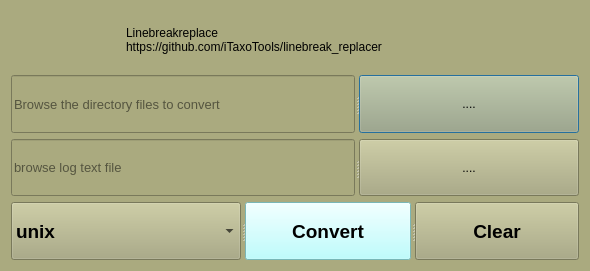
<?xml version="1.0" encoding="UTF-8"?>
<ui version="4.0">
 <class>Dialog</class>
 <widget class="QDialog" name="Dialog">
  <property name="geometry">
   <rect>
    <x>0</x>
    <y>0</y>
    <width>590</width>
    <height>271</height>
   </rect>
  </property>
  <property name="windowTitle">
   <string>linebreak_replacer</string>
  </property>
  <property name="windowIcon">
   <iconset>
    <normaloff>:/icons/linebreaker_icon_transparent.png</normaloff>:/icons/linebreaker_icon_transparent.png</iconset>
  </property>
  <property name="styleSheet">
   <string notr="true">background-color: rgb(170, 170, 127);</string>
  </property>
  <layout class="QHBoxLayout" name="horizontalLayout">
   <item>
    <layout class="QVBoxLayout" name="verticalLayout">
     <item>
      <layout class="QHBoxLayout" name="horizontalLayout_2">
       <property name="spacing">
        <number>15</number>
       </property>
       <property name="sizeConstraint">
        <enum>QLayout::SetMinimumSize</enum>
       </property>
       <item>
        <widget class="QLabel" name="label_3">
         <property name="maximumSize">
          <size>
           <width>100</width>
           <height>80</height>
          </size>
         </property>
         <property name="text">
          <string/>
         </property>
         <property name="pixmap">
          <pixmap resource="../photo.qrc">:/icon/icon/copy_21mm.png</pixmap>
         </property>
         <property name="scaledContents">
          <bool>true</bool>
         </property>
         <property name="wordWrap">
          <bool>true</bool>
         </property>
        </widget>
       </item>
       <item>
        <widget class="QLabel" name="label_4">
         <property name="maximumSize">
          <size>
           <width>16777215</width>
           <height>60</height>
          </size>
         </property>
         <property name="text">
          <string>Linebreakreplace 
https://github.com/iTaxoTools/linebreak_replacer</string>
         </property>
        </widget>
       </item>
      </layout>
     </item>
     <item>
      <widget class="QSplitter" name="splitter">
       <property name="orientation">
        <enum>Qt::Horizontal</enum>
       </property>
       <widget class="QLineEdit" name="lineEdit">
        <property name="maximumSize">
         <size>
          <width>500</width>
          <height>500</height>
         </size>
        </property>
        <property name="font">
         <font>
          <pointsize>10</pointsize>
         </font>
        </property>
        <property name="placeholderText">
         <string>Browse the directory files to convert</string>
        </property>
       </widget>
       <widget class="QPushButton" name="pushButton">
        <property name="text">
         <string>....</string>
        </property>
       </widget>
      </widget>
     </item>
     <item>
      <widget class="QSplitter" name="splitter_2">
       <property name="orientation">
        <enum>Qt::Horizontal</enum>
       </property>
       <widget class="QLineEdit" name="lineEdit_2">
        <property name="maximumSize">
         <size>
          <width>800</width>
          <height>1000</height>
         </size>
        </property>
        <property name="font">
         <font>
          <pointsize>10</pointsize>
         </font>
        </property>
        <property name="placeholderText">
         <string>browse log text file</string>
        </property>
       </widget>
       <widget class="QPushButton" name="pushButton_2">
        <property name="text">
         <string>....</string>
        </property>
       </widget>
      </widget>
     </item>
     <item>
      <widget class="QSplitter" name="splitter_3">
       <property name="orientation">
        <enum>Qt::Horizontal</enum>
       </property>
       <widget class="QComboBox" name="comboBox">
        <property name="font">
         <font>
          <pointsize>14</pointsize>
          <weight>75</weight>
          <bold>true</bold>
         </font>
        </property>
        <item>
         <property name="text">
          <string>unix</string>
         </property>
        </item>
        <item>
         <property name="text">
          <string>mac</string>
         </property>
        </item>
        <item>
         <property name="text">
          <string>windows</string>
         </property>
        </item>
       </widget>
       <widget class="QPushButton" name="pushButton_3">
        <property name="font">
         <font>
          <pointsize>14</pointsize>
          <weight>75</weight>
          <bold>true</bold>
         </font>
        </property>
        <property name="styleSheet">
         <string notr="true">background-color: rgb(170, 255, 255);</string>
        </property>
        <property name="text">
         <string>Convert</string>
        </property>
       </widget>
       <widget class="QPushButton" name="pushButton_4">
        <property name="font">
         <font>
          <pointsize>14</pointsize>
          <weight>75</weight>
          <bold>true</bold>
         </font>
        </property>
        <property name="text">
         <string>Clear</string>
        </property>
       </widget>
      </widget>
     </item>
    </layout>
   </item>
  </layout>
 </widget>
 <resources>
  <include location="../photo.qrc"/>
  <include location="../photo.qrc"/>
 </resources>
 <connections/>
</ui>
